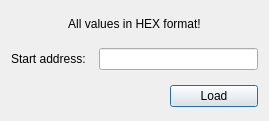
<?xml version="1.0" encoding="UTF-8"?>
<ui version="4.0">
 <class>DialogRP</class>
 <widget class="QDialog" name="DialogRP">
  <property name="geometry">
   <rect>
    <x>0</x>
    <y>0</y>
    <width>269</width>
    <height>121</height>
   </rect>
  </property>
  <property name="windowTitle">
   <string>Load block from file</string>
  </property>
  <layout class="QVBoxLayout" name="verticalLayout">
   <property name="spacing">
    <number>12</number>
   </property>
   <item>
    <widget class="QLabel" name="label_2">
     <property name="text">
      <string>All values in HEX format!</string>
     </property>
     <property name="alignment">
      <set>Qt::AlignCenter</set>
     </property>
    </widget>
   </item>
   <item>
    <layout class="QFormLayout" name="formLayout">
     <property name="horizontalSpacing">
      <number>13</number>
     </property>
     <item row="0" column="0">
      <widget class="QLabel" name="label">
       <property name="text">
        <string>Start address:</string>
       </property>
      </widget>
     </item>
     <item row="0" column="1">
      <widget class="QLineEdit" name="lineEditStart">
       <property name="minimumSize">
        <size>
         <width>120</width>
         <height>0</height>
        </size>
       </property>
      </widget>
     </item>
    </layout>
   </item>
   <item>
    <layout class="QFormLayout" name="formLayout_2">
     <property name="horizontalSpacing">
      <number>31</number>
     </property>
     <property name="verticalSpacing">
      <number>9</number>
     </property>
     <item row="0" column="0">
      <spacer name="horizontalSpacer">
       <property name="orientation">
        <enum>Qt::Horizontal</enum>
       </property>
       <property name="sizeHint" stdset="0">
        <size>
         <width>128</width>
         <height>20</height>
        </size>
       </property>
      </spacer>
     </item>
     <item row="0" column="1">
      <widget class="QPushButton" name="pushButton">
       <property name="minimumSize">
        <size>
         <width>60</width>
         <height>22</height>
        </size>
       </property>
       <property name="text">
        <string>Load</string>
       </property>
      </widget>
     </item>
    </layout>
   </item>
  </layout>
 </widget>
 <resources/>
 <connections/>
</ui>
